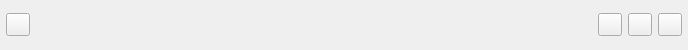
<?xml version="1.0" encoding="UTF-8"?>
<ui version="4.0">
 <class>TitleBar</class>
 <widget class="QWidget" name="TitleBar">
  <property name="geometry">
   <rect>
    <x>0</x>
    <y>0</y>
    <width>688</width>
    <height>50</height>
   </rect>
  </property>
  <property name="sizePolicy">
   <sizepolicy hsizetype="Preferred" vsizetype="Fixed">
    <horstretch>0</horstretch>
    <verstretch>0</verstretch>
   </sizepolicy>
  </property>
  <property name="windowTitle">
   <string>Form</string>
  </property>
  <layout class="QHBoxLayout" name="horizontalLayout_2">
   <property name="leftMargin">
    <number>6</number>
   </property>
   <property name="topMargin">
    <number>6</number>
   </property>
   <property name="rightMargin">
    <number>6</number>
   </property>
   <property name="bottomMargin">
    <number>6</number>
   </property>
   <item>
    <widget class="QToolButton" name="btn_back">
     <property name="text">
      <string/>
     </property>
    </widget>
   </item>
   <item>
    <spacer name="horizontalSpacer">
     <property name="orientation">
      <enum>Qt::Orientation::Horizontal</enum>
     </property>
     <property name="sizeHint" stdset="0">
      <size>
       <width>519</width>
       <height>20</height>
      </size>
     </property>
    </spacer>
   </item>
   <item>
    <layout class="QHBoxLayout" name="horizontalLayout">
     <property name="spacing">
      <number>6</number>
     </property>
     <item>
      <widget class="QToolButton" name="btn_help">
       <property name="toolTip">
        <string>Check outline help doc</string>
       </property>
       <property name="text">
        <string/>
       </property>
       <property name="checkable">
        <bool>false</bool>
       </property>
      </widget>
     </item>
     <item>
      <widget class="QToolButton" name="btn_min">
       <property name="toolTip">
        <string>Show Minimum</string>
       </property>
       <property name="text">
        <string/>
       </property>
      </widget>
     </item>
     <item>
      <widget class="QToolButton" name="btn_close">
       <property name="toolTip">
        <string>Close</string>
       </property>
       <property name="text">
        <string/>
       </property>
      </widget>
     </item>
    </layout>
   </item>
  </layout>
 </widget>
 <resources/>
 <connections/>
</ui>
